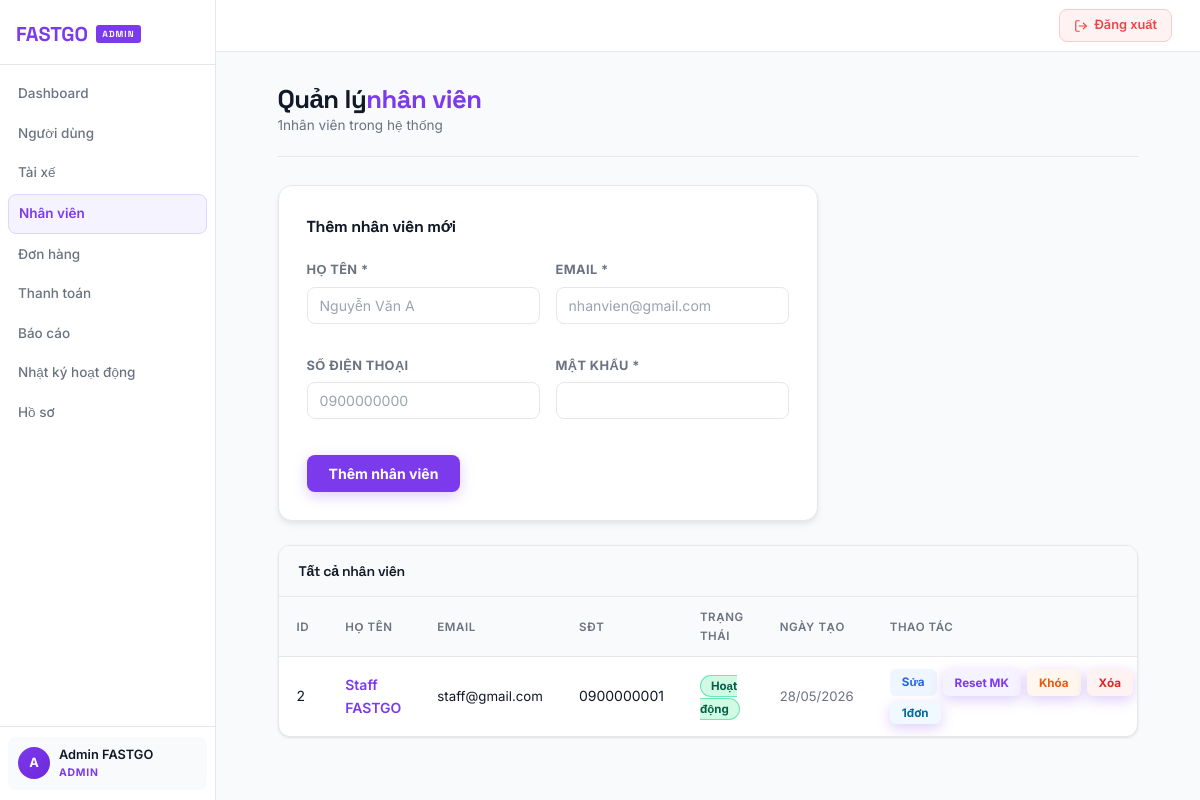
The page /admin/staff.php (signed in) on the database its author committed.
### tables this page shows
CREATE TABLE `users` (
  `id` int(11) NOT NULL,
  `fullname` varchar(255) NOT NULL,
  `email` varchar(255) NOT NULL,
  `phone` varchar(20) DEFAULT NULL,
  `password` varchar(255) NOT NULL,
  `role` enum('admin','staff','driver','customer') DEFAULT 'customer',
  `status` enum('active','locked') NOT NULL DEFAULT 'active',
  `cccd` varchar(20) DEFAULT NULL,
  `birthdate` date DEFAULT NULL,
  `education` varchar(100) DEFAULT NULL,
  `vehicle_plate` varchar(20) DEFAULT NULL,
  `address` text DEFAULT NULL,
  `hometown` varchar(255) DEFAULT NULL,
  `ethnicity` varchar(100) DEFAULT NULL,
  `gender` varchar(20) DEFAULT NULL,
  `nationality` varchar(100) DEFAULT NULL,
  `religion` varchar(100) DEFAULT NULL,
  `license_type` varchar(20) DEFAULT NULL,
  `created_at` timestamp NOT NULL DEFAULT current_timestamp()
);

### admin/staff.php (the view, shortened to what this page needs)
<?php
require "../includes/db.php";
$edit_user = null;
$staffs = $conn->query("SELECT * FROM users WHERE role='staff' ORDER BY id DESC")->fetchAll(PDO::FETCH_ASSOC);
include "../includes/header-admin.php";
?>
<div class="page-header">
 <div>
 <h2><?= $edit_user ? 'Chỉnh sửa' : 'Quản lý' ?><span>nhân viên</span></h2>
 <p style="color:var(--text-muted);font-size:.85rem;margin:0;"><?= count($staffs) ?>nhân viên trong hệ thống</p>
 </div>
</div>
<div class="form-card">
 <h3 style="margin:0 0 20px;font-size:1rem;"><?= $edit_user ? 'Chỉnh sửa nhân viên' : 'Thêm nhân viên mới' ?></h3>
 <form method="POST">
 <div class="form-grid">
 <div class="form-group">
 <label>Họ tên *</label>
 <input type="text" name="fullname" required placeholder="Nguyễn Văn A"
 value="<?= htmlspecialchars($edit_user['fullname'] ?? '') ?>">
 </div>
 <div class="form-group">
 <label>Email *</label>
 <input type="email" name="email" required placeholder="nhanvien@gmail.com"
 value="<?= htmlspecialchars($edit_user['email'] ?? '') ?>">
 </div>
 <div class="form-group">
 <label>Số điện thoại</label>
 <input type="text" name="phone" placeholder="0900000000"
 value="<?= htmlspecialchars($edit_user['phone'] ?? '') ?>">
 </div>
 <div class="form-group">
 <label><?= $edit_user ? 'Mật khẩu mới (bỏ trống = giữ nguyên)' : 'Mật khẩu *' ?></label>
 <input type="password" name="password" <?= $edit_user ? '' : 'required' ?>placeholder="<?= $edit_user ? 'Để trống nếu không đổi' : 'Nhập mật khẩu' ?>">
 </div>
 </div>
 <div class="form-actions">
 <button type="submit" class="btn-primary"><?= $edit_user ? 'Lưu thay đổi' : 'Thêm nhân viên' ?></button>
 </div>
 </form>
</div>
<div class="table-wrap">
<div class="table-header"><h3>Tất cả nhân viên</h3></div>
<table>
<thead>
<tr>
 <th>ID</th><th>Họ tên</th><th>Email</th><th>SĐT</th>
 <th>Trạng thái</th><th>Ngày tạo</th><th style="min-width:300px">Thao tác</th>
</tr>
</thead>
<tbody>
<?php if (empty($staffs)): ?>
<tr><td colspan="7" class="empty-state"><p>Chưa có nhân viên nào</p></td></tr>
<?php else: ?>
<?php foreach ($staffs as $s):
 $is_locked = (($s['status'] ?? 'active') === 'locked');
 $cnt = $conn->prepare("SELECT COUNT(*) FROM orders WHERE staff_id=?");
 $cnt->execute([$s['id']]);
 $order_count = $cnt->fetchColumn();
?>
<tr style="<?= $is_locked ? 'opacity:.65;' : '' ?>">
 <td><?= $s['id'] ?></td>
 <td><strong><?= htmlspecialchars($s['fullname']) ?></strong></td>
 <td style="font-size:.83rem"><?= htmlspecialchars($s['email']) ?></td>
 <td><?= htmlspecialchars($s['phone']) ?></td>
 <td><span class="badge-<?= $is_locked ? 'locked' : 'active' ?>"><?= $is_locked ? 'Đã khóa' : 'Hoạt động' ?></span></td>
 <td style="color:var(--text-muted);font-size:.82rem"><?= date('d/m/Y', strtotime($s['created_at'])) ?></td>
 <td>
 <div class="user-actions">
 <a href="?edit=<?= $s['id'] ?>" class="btn-sm btn-edit">Sửa</a>
 <button class="btn-sm btn-reset" onclick="openModal('reset', <?= $s['id'] ?>, '<?= addslashes(htmlspecialchars($s['fullname'])) ?>')">Reset MK</button>
 <?php if ($is_locked): ?>
 <button class="btn-sm btn-unlock" onclick="openModal('unlock', <?= $s['id'] ?>, '<?= addslashes(htmlspecialchars($s['fullname'])) ?>')">Mở khóa</button>
 <?php else: ?>
 <button class="btn-sm btn-lock" onclick="openModal('lock', <?= $s['id'] ?>, '<?= addslashes(htmlspecialchars($s['fullname'])) ?>')">Khóa</button>
 <?php endif; ?>
 <button class="btn-sm btn-delete" onclick="openModal('delete', <?= $s['id'] ?>, '<?= addslashes(htmlspecialchars($s['fullname'])) ?>')">Xóa</button>
 <?php if ($order_count >0): ?>
 <button class="btn-sm btn-view" onclick="toggleOrders(<?= $s['id'] ?>)"><?= $order_count ?>đơn</button>
 <?php endif; ?>
 </div>
 </td>
</tr>
<?php endforeach; ?>
<?php endif; ?>
</tbody>
</table>
</div>
<?php include "../includes/footer.php"; ?>

### includes/header-admin.php (style rules this page uses)
:root { --role-color:#7C3AED;--role-dark:#5B21B6;--role-mid:#6D28D9;--role-light:#F5F3FF;--role-border:#DDD6FE;--role-glow:rgba(124,58,237,.14);--shadow-brand:0 4px 14px rgba(124,58,237,.25); }

### admin/staff.php (style rules this page uses)
.btn-sm { padding:4px 12px; border-radius:6px; font-size:.73rem; font-weight:700; cursor:pointer; border:none; transition:.15s; white-space:nowrap; text-decoration:none; display:inline-block; }
.btn-edit { background:#EFF6FF; color:#2563EB; }
.btn-lock { background:#FFF7ED; color:#EA580C; }
.btn-delete { background:#FEF2F2; color:#DC2626; }
.btn-reset { background:#F5F3FF; color:#7C3AED; }
.btn-view { background:#F0F9FF; color:#0369A1; }
.btn-primary { background:var(--role-color); color:#fff; padding:10px 22px; border-radius:8px; font-size:.88rem; font-weight:700; border:none; cursor:pointer; }
.form-card { background:#fff; border-radius:14px; padding:28px; border:1px solid var(--border); margin-bottom:24px; }
.form-grid { display:grid; grid-template-columns:1fr 1fr; gap:16px; }
.form-group label { display:block; font-size:.8rem; font-weight:700; color:var(--text-muted); margin-bottom:6px; text-transform:uppercase; letter-spacing:.4px; }
.form-group input { width:100%; padding:9px 12px; border:1.5px solid var(--border); border-radius:8px; font-size:.88rem; box-sizing:border-box; }
.form-actions { display:flex; gap:10px; margin-top:20px; align-items:center; }
.badge-active { background:#D1FAE5; color:#065F46; border:1px solid #6EE7B7; padding:3px 10px; border-radius:20px; font-size:.72rem; font-weight:700; }
.user-actions { display:flex; gap:6px; flex-wrap:wrap; }

### rows shown on the page
users: id "2", fullname "Staff FASTGO", email "staff@gmail.com", phone "0900000001", status "Hoạt động", created_at "28/05/2026", order_count "1"

### other values the page prints
$item['label'] "Dashboard"
$item['label'] "Người dùng"
$item['label'] "Tài xế"
$item['label'] "Nhân viên"
$item['label'] "Đơn hàng"
$item['label'] "Thanh toán"
$item['label'] "Báo cáo"
$item['label'] "Nhật ký hoạt động"
$item['label'] "Hồ sơ"
$initials "A"
$fullname "Admin FASTGO"
count($staffs) "1"
